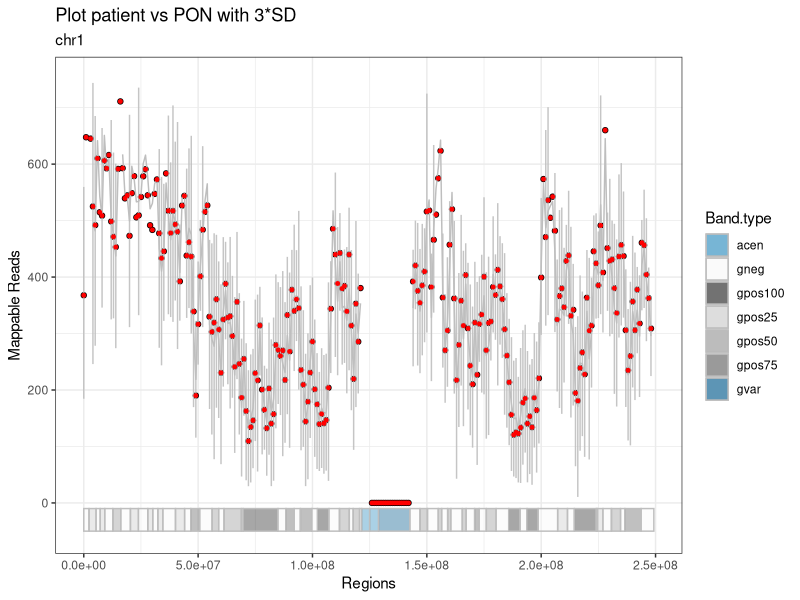
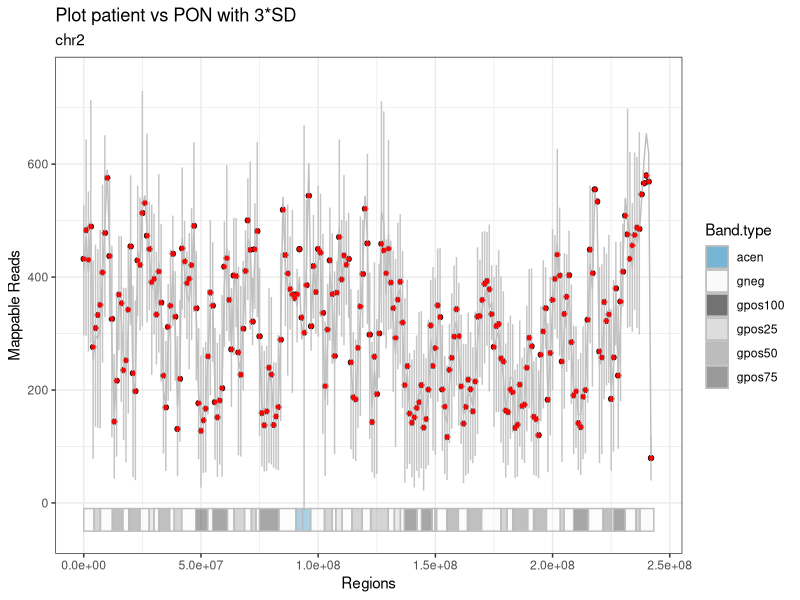
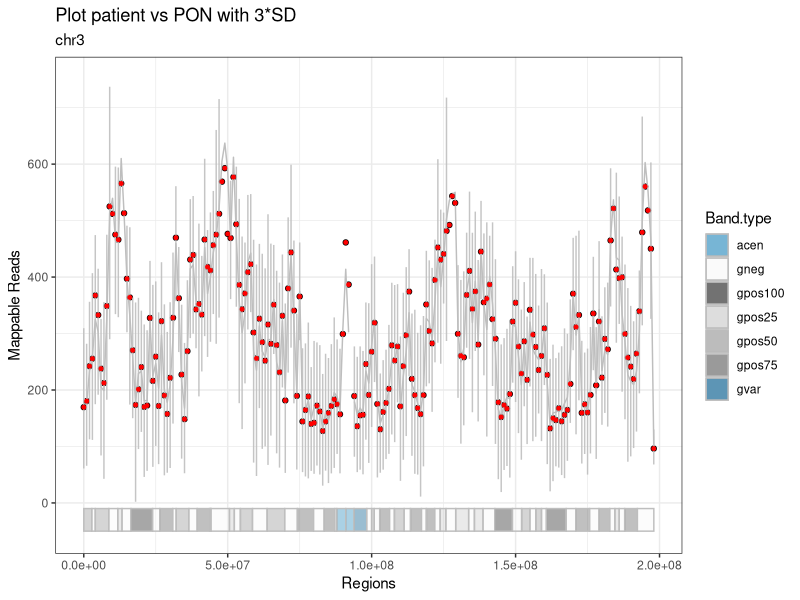
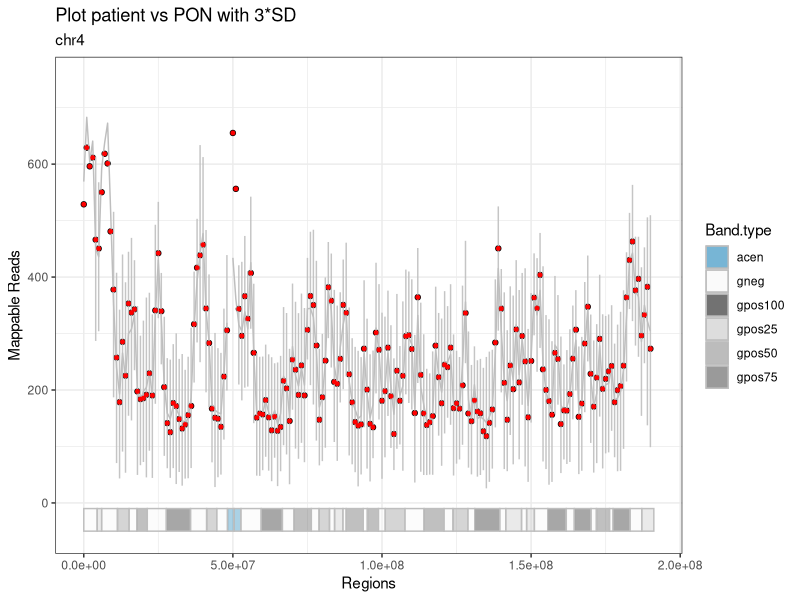
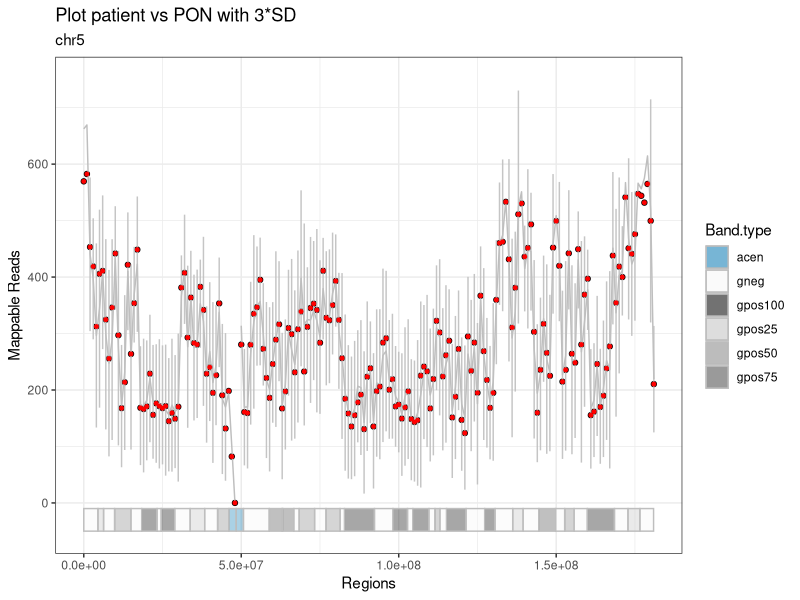
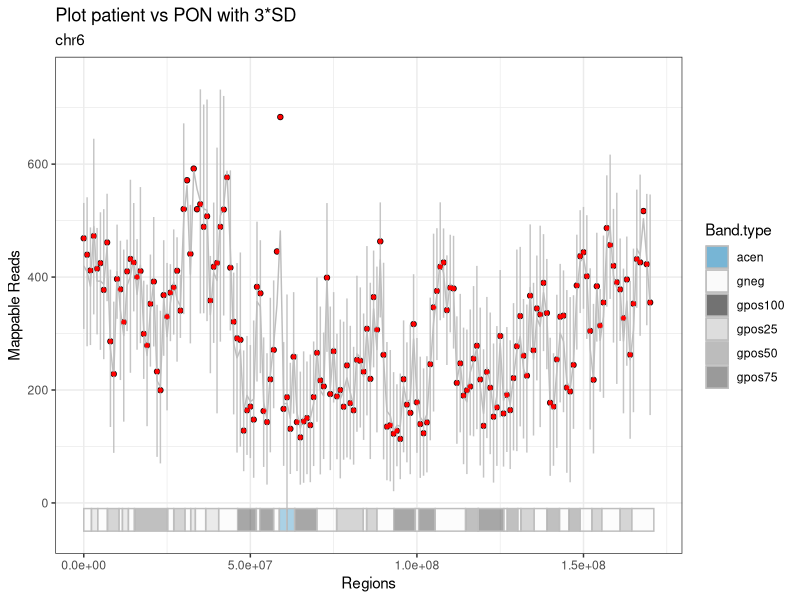
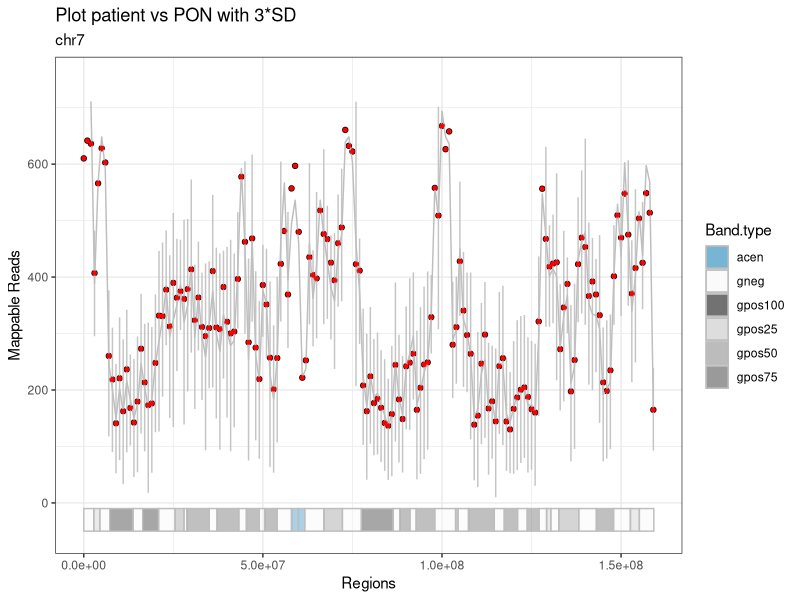
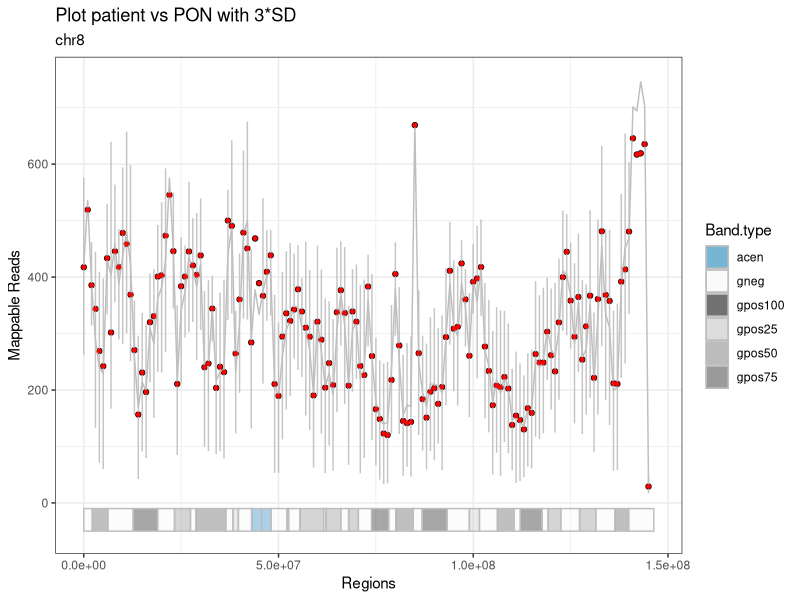

Write the R code that produced these figures, in order.
## ---- chunk 1
knitr::opts_knit$set(root.dir = "/media/vera/big_data/coriandR/output/15992MLL/")
knitr::opts_chunk$set(warning = FALSE, message = FALSE) 
## ---- chunk 2
patient.data = read.table("patient.data.tsv", stringsAsFactors = F)
patient_name = patient.data[1, 2]
gender = as.character(patient.data[2, 2])
paste0("Patient ", patient_name)
## ---- chunk 3

# librarys
library(ggplot2)
library(knitr)


###################################################################################################
# VORBEREITEN
###################################################################################################

# SCHRITT 1
# Daten einlesen: Patient, PON, Giemsa-Bands, alle Gene und eine Auswahl der relevanten.

patient = read.table("patient.fc.tsv", header=TRUE, row.names = 1, stringsAsFactors = F) 
bin_data = read.table("pon.tsv", header=TRUE, row.names = 1, stringsAsFactors = F)
bin_data$Start = as.integer(bin_data$Start)
bin_data$End = as.integer(bin_data$End)
# pon wurde bereits erzuegt, normalisiert und mit den statistischenwerten versehen!

cytobands = read.table("../../tables/cytobands.tsv", header=TRUE, row.names = 1, stringsAsFactors = F)
# die farben sind bereits enthalten!
cancer_genes = read.table("../../tables/cancer.driver.genes_unique.and.goi.aml.csv", header=TRUE, sep = "\t",
                          stringsAsFactors = F)
all_genes = read.table("../../tables/all_genes.tsv", header=TRUE, row.names = 1, stringsAsFactors = F)
all_genes$start = as.integer(all_genes$start)
all_genes$end = as.integer(all_genes$end)

## ---- chunk 4
stats = read.table("mapping.stats.tsv", stringsAsFactors = F)
stats[nrow(stats) +1, ] = list(as.character("unique_mapped_reads"), sum(patient[ , 6]))
stats[nrow(stats) +1, ] = list(as.character("patient ID"), patient_name)
stats[nrow(stats) +1, ] = list(as.character("gender"), gender)

library(knitr)
kable(stats, digits = 0, col.names = NULL, align = "l")
## ---- chunk 5

# SCHRITT 2
# PON an das Geschlecht des Patienten anpassen
pon.gender.adjust = function(pon, gender) {
  if (gender == "M") {
    chrn = "chrX"
    pon.copy = pon[pon$Chr == "chrX_M", ]
    pon.copy$Chr = chrn
    pon = rbind(pon, pon.copy)
    
    chrn = "chrY"
    pon.copy = pon[pon$Chr == "chrY_M", ]
    pon.copy$Chr = chrn
    pon = rbind(pon, pon.copy)
    
    pon = pon[!(pon$Chr == "chrX_F" | pon$Chr == "chrY_F" | pon$Chr == "chrX_M" | pon$Chr == "chrY_M"), ]
  }
  
  else {
    chrn = "chrX"
    pon.copy = pon[pon$Chr == "chrX_F", ]
    pon.copy$Chr = chrn
    pon = rbind(pon, pon.copy)
    
    chrn = "chrY"
    pon.copy = pon[pon$Chr == "chrY_F", ]
    pon.copy$Chr = chrn
    pon = rbind(pon, pon.copy)
    
    pon = pon[!(pon$Chr == "chrX_F" | pon$Chr == "chrY_F" | pon$Chr == "chrX_M" | pon$Chr == "chrY_M"), ]
  }
}


# SCHRITT 3
# Die Patientendaten normalisieren
patient_normalization = function(patient, column_number) {
  # TODO: auf Median normalisieren
  # patient = tabelle der patienten
  # column_number = nummer der spalte mit deb patienten-bins
  # (bei einem patienten -> 6) 
  patient_norm <- patient[ , 1:5]
  patient_norm$pat_bins <- patient[ , column_number] / sum(patient[ , column_number]) * (patient[1, 3] - patient[1, 2] + 1)
  # eine neue tabelle mit den allgemeinen daten und den normalisierten patienten-bins
  # normalisierung basiert auf der automatischen erkennung der bin-laenge (differenz end und start der 1. bin)
  # ist also dynamisch
  return(patient_norm)
}

# SCHRITT 4
# Den Patienten als eine neue Spalte zu der PON-Tabelle hinzufügen
unite.data = function(pon, patient) {
  pon$patient = patient$pat_bins
  return(pon)
}

###################################################################################################
# RECHNEN
###################################################################################################

# SCHRITT 5
#Del/amp Bins detektieren
aberration.bins.identifier = function(bin_data, sd_factor) {
  bin_data$aberration = with(bin_data, factor(ifelse(patient < mean - sd_factor * sd, 'del', ifelse(patient > mean + sd_factor * sd, 'add', 'normal')), levels = c('normal', 'add', 'del')))
  return(bin_data)
}


# SCHRITT 6
# Abweichende Bins werden zu ganzen Regionen mit einer gemeinsamen Richtung
# (amplifiziert oder deletiert) zusammengefasst
# und in eine Tabelle hereingeschrieben
region_bring_together = function(bin_data, sd_factor) {
  # die funktion schaut alle chromosome (inkl. geschlechterchr) nach den over/under regionen durch
  # und gibt diese mit den start-/endpunkten in einer tabelle wieder
  regions = data.frame(Chr=character(), Start=integer(), End=integer(), Start.i=integer(), 
                        End.i=integer(), Direction=integer(), stringsAsFactors = F)
  last_chr = 'NULL'
  last_direction = 0 # 0 for normal, -1 for del, +1 for amp
  region_start = 0
  for (i in 1:nrow(bin_data)) {
    if(bin_data$Chr[i] != last_chr) {
      if(last_chr != 'NULL' & last_direction != 0) {
        regions[nrow(regions) + 1, ] = list(as.character(last_chr), bin_data$Start[region_start], 
                                            bin_data$End[i-1], region_start, i, last_direction)
        #eine region wird zugemacht, falls am ende eines chromosoms eine region noch offen war
      }
      last_direction = 0
      region_start = 0
      last_chr = bin_data$Chr[i]
    }

    direction = 0
    if(!is.na(bin_data$patient[i]) & (bin_data$patient[i] < bin_data$mean[i] - sd_factor * bin_data$sd[i])) {
      direction = -1
    } else if(!is.na(bin_data$patient[i]) & (bin_data$patient[i] > 
                                             bin_data$mean[i] + sd_factor * bin_data$sd[i])) {
      direction = +1
    }
    if (direction == last_direction) {
      next()
    }
    if (direction > last_direction) {
      if (last_direction == 0) {
        region_start = i
        # neue del oder amp region wird aufgemacht
      }
      else if (last_direction == -1) {
        regions[nrow(regions) + 1, ] = list(as.character(bin_data$Chr[i]), bin_data$Start[region_start], 
                                            bin_data$End[i-1], region_start, i-1, last_direction)
        # alte del region wird zugemacht
        if (direction == 1) {
          region_start = i
          # neue amp region wird aufgemacht
        }
      }
    } 
    else if (direction < last_direction) {
      if (last_direction == 0) {
        region_start = i
        # neue del region wird aufgemacht
      }
      else if (last_direction == 1) {
        regions[nrow(regions) + 1, ] = list(as.character(bin_data$Chr[i]), bin_data$Start[region_start], 
                                            bin_data$End[i-1], region_start, i-1, last_direction)
        # alte amp region wird zugemacht
        if (direction == -1) {
          region_start = i
          # neue del region wird aufgemacht
        }
      }
    }
    last_direction = direction
  }
  if(last_direction != 0) {
    regions[nrow(regions) + 1, ] = list(as.character(bin_data$Chr[i]), bin_data$Start[region_start], 
                                        bin_data$End[i-1], region_start, i, last_direction)
    #eine region wird zugemacht, falls bei dem allerletzten chromosom eine region noch offen war
  }
  return(regions)
}

###################################################################################################
# REPORTEN
###################################################################################################

# SCHRITT 7
# Die Regionen werden zu größeren Regionen zusammengefasst, deren Werte gegen die
# Werte des PONs an der gleichen Stelle geprüft werden
# Momentan noch 3*SD-Statistik.
region_merge = function(bin_data, regions, sd_factor) {
  regions_merged = data.frame(Chr=character(), Start=integer(), End=integer(), Start.i=integer(), 
                               End.i=integer(), Direction=factor(levels=c('add', 'del')),
                               stringsAsFactors = F)
  
  if(nrow(regions) < 1) return(regions_merged)
  
  regions_merged[1,] = list(as.character(regions$Chr[1]), 
                            regions$Start[1], 
                            regions$End[1],
                            regions$Start.i[1],
                            regions$End.i[1],
                            ifelse(regions$Direction[1]==1, 'add', 'del'))
  m = 1 #der zaehler in der tabelle "regions_merged"
  mean_region = 0
  mean_pon = 0
  sd_pon = 0
  
  for (r in 2:nrow(regions)) {
    if (regions_merged$Chr[m] != regions$Chr[r] | regions_merged$Direction[m] != regions$Direction[r]) {
      # mergen nur, wenn auf dem selben chr.
      regions_merged[nrow(regions_merged) + 1, ] = list(Chr=as.character(regions$Chr[r]), 
                                                        Start=regions$Start[r], 
                                                        End=regions$End[r],
                                                        Start.i=regions$Start.i[r],
                                                        End.i=regions$End.i[r],
                                                        Direction=ifelse(regions$Direction[r]==1, 'add', 'del'))
      # die region auf einem neuen chr oder mit einer anderen richtung zu der neuen tabelle hinzufuegen
      m = nrow(regions_merged)
      # das ist die region, von der aus betrachtet wird
      next
    }
    bin_start = regions_merged$Start.i[m]
    bin_end = regions$End.i[r]
    
    mean_region = mean(c(bin_data$patient[bin_start]:bin_data$patient[bin_end]), na.rm = TRUE)
    mean_pon = mean(c(bin_data$mean[bin_start:bin_end]), na.rm = TRUE)
    #die mittelwerte der betroffenen bins inkl. "normale" chr.abschnitte bei dem patienten und pon
    sd_pon <- mean(bin_data$sd[bin_start:bin_end])
    
    if (mean_region > mean_pon + sd_factor*sd_pon | mean_region < mean_pon - sd_factor*sd_pon) {
      # wenn die mittelwerte der betroffenen bins immer noch signifikant hoch/runter sind -> mergen
      regions_merged[m, ] = list(as.character(regions$Chr[r]), 
                                 regions_merged$Start[m], 
                                 regions$End[r],
                                 bin_start,
                                 bin_end,
                                 ifelse(regions$Direction[r]==1, 'add', 'del'))
    } 
    else {
      regions_merged[nrow(regions_merged) + 1, ] = list(Chr=as.character(regions$Chr[r]), 
                                                        Start=regions$Start[r], 
                                                        End=regions$End[r],
                                                        Start.i=regions$Start.i[r],
                                                        End.i=regions$End.i[r],
                                                        Direction=ifelse(regions$Direction[r]==1, 'add', 'del'))
    }
    m <- nrow(regions_merged)
  }
  return(regions_merged)
}


# SCHRITT 8
# Hier werden abweichende Banden aus den Bins detektiert
# Herausforderungen dabei ist, dass die Bins und die Bands in verschiedenen Schritten laufen,
# so kann eine Bande 100.000 Schritte haben
bins2bands = function(bin_data, cytobands, sd_factor) {
  last_chr = 'NULL'
  direction = 0 # die richtung der abweichenden bande (over, under)
  
  bands = data.frame(Chr=character(), Name=character(), Start=integer(), End=integer(),
                     Sum.pat=integer(),
                     Sum.pon=integer(), Direction=integer(),
                     stringsAsFactors = F)
  
  for (c in 1:nrow(cytobands)) {
    # Selektieren der Zeilen mit benötigten Eigenschften
    # hier gibt es mehrere faelle, da die schritte der bind und banden nicht gleich sind
    # und mehrere bins in einer bande sein koennen
    # bzw. auch  kleine bands in einer bin
    
    # die bedingung, dass die chromosome der banden und das patienten
    # gleich sind, muss immer erfuellt sein
    
    sel = as.character(bin_data$Chr) == as.character(cytobands$Chr[c]) &
      # fall 1: die bin ist kleiner als die band
      ((bin_data$Start >= cytobands$Start[c] & bin_data$End <= cytobands$End[c]) |
         # fall 2: die bin ist zwischen 2 bands, liegt aber eher in der betrachteten bin,
         # weil das ende von der bin naeher zum ende der band liegt, als der
         # anfang zum anfang der naechsten
         # die 2. bedingung wurde eingebaut, um zu verhindern, dass die bins vor der aktuellen
         # band mitselektiert werden
         ((bin_data$Start < cytobands$End[c]) &
            (bin_data$End > cytobands$Start[c]) &
            ((cytobands$End[c] - bin_data$Start) >= (bin_data$End - cytobands$End[c]))) |
         # fall 3: die bin ist zwischen 2 bands, liegt aber eher in der
         # betrachteten bin
         # weil der anfang von der bin naeher zum anfang der band liegt, als das ende
         ((bin_data$Start < cytobands$Start[c]) &
            ((bin_data$End - cytobands$Start[c]) > (cytobands$Start[c] - bin_data$Start))))
    # fall 4: die band ist kleiner als die bin,
    # dann greift die bedingung 2 oder 3, je nach werten
    
    band.pat = bin_data[sel, "patient"]
    band.pon = colSums((bin_data[sel, grep(".bam", colnames(bin_data))]), na.rm = TRUE)
    sum_pat = sum(band.pat, na.rm = TRUE)
    # summe der werte der bins in dieser band fuer den patienten
    sum_pon = mean(band.pon, na.rm = TRUE)
    # mittelwert der summe der bins in dem pon
    sd_bands = sd(band.pon, na.rm = TRUE)
    # standartabweichung fur die bins in der band
    if (sum_pat > sum_pon + sd_factor*sd_bands) {
      direction = +1 # die bande ist amp
    }
    else if (sum_pat < sum_pon - sd_factor*sd_bands) {
      direction = -1 # die bande ist del
    }
    
    bands[nrow(bands) + 1, ] = list(as.character(cytobands$Chr[c]),
                                    as.character(cytobands$Name[c]),
                                    cytobands$Start[c],
                                    cytobands$End[c],
                                    sum_pat,
                                    sum_pon,
                                    direction)
    direction = 0
  }
  return(bands)
}


# SCHRITT 9
# Hier werden Banden zusammengefasst und fuer den Report vorbereitet
karyotype = function(bands) {
  suspected_bands = bands[bands$Direction != 0, ]
  
  # bands mergen, wie bei den regions, nur ohne statistische validierung
  suspected_bands$last_Name = suspected_bands$Name
  karyotype_to_report = suspected_bands[1, ]
  
  karyotype_to_report$Aberration = NA
  if(nrow(suspected_bands) < 1) return(karyotype_to_report)
  
  k = 1
  # der zaehler in der tabelle karyotype_to_report
  for (s in 2:nrow(suspected_bands)) {
    if (karyotype_to_report$Chr[k] == suspected_bands$Chr[s] &
        karyotype_to_report$Direction[k] == suspected_bands$Direction[s] &
        karyotype_to_report$End[k] == suspected_bands$Start[s]) {
      karyotype_to_report$last_Name[k] = suspected_bands$Name[s]
      karyotype_to_report$End[k] = suspected_bands$End[s]
      next
    }
    else {
      karyotype_to_report[nrow(karyotype_to_report) +1, ] = suspected_bands[s, ]
      # die bande auf einem neuen chr oder mit einer anderen richtung hinzufuegen
      k = nrow(karyotype_to_report)
      # das ist jetzt die bande, von der aus betrachtet wird
    }
  }
  
  for (a in 1:nrow(karyotype_to_report)) {
    karyotype_to_report[a, "Aberration"] = as.character(paste0(karyotype_to_report$Direction[a], "(",
                                                               suspected_bands$Chr[a], ")(",
                                                               suspected_bands$Name[a],
                                                               suspected_bands$last_Name[a], ")"))
  }
  
  karyotype_to_report$Aberration = as.character(paste0(ifelse(karyotype_to_report$Direction == 1, "add", "del"), "(",
                                                       karyotype_to_report$Chr, ")(",
                                                       karyotype_to_report$Name,
                                                       karyotype_to_report$last_Name, ")"))
  return(karyotype_to_report)
}


# SCHRITT 10
# Die Gene, die in den abweichenden Banden liegen, werden detektiert
# und an eine Tabelle übergeben
genes_finder = function(bin_data, all_genes, cancer_genes, sd_factor) {
  suspected_bins <- data.frame(Chr=character(), Start=integer(), End=integer(), Bin=integer(),
                               Aberration=character(), stringsAsFactors = F)
  # Hier werden alle Bins gespeichert, die von pon_mean +/- 3*SD abweichen
  g=0
  for (g in 1:nrow(bin_data)) {
    if (!is.na(bin_data$patient[g]) &
        (bin_data$patient[g] < (bin_data$mean[g] - sd_factor * bin_data$sd[g]))) {
      suspected_bins[nrow(suspected_bins) + 1, ] = list(as.character(bin_data$Chr[g]), 
                                                        bin_data$Start[g], 
                                                        bin_data$End[g],
                                                        bin_data$patient[g],
                                                        as.character("del"))
    }
    
    else if (!is.na(bin_data$patient[g]) &
             (bin_data$patient[g] > (bin_data$mean[g] + sd_factor * bin_data$sd[g]))) {
      suspected_bins[nrow(suspected_bins) + 1, ] = list(as.character(bin_data$Chr[g]), 
                                                        bin_data$Start[g], 
                                                        bin_data$End[g],
                                                        bin_data$patient[g],
                                                        as.character("amp"))
    }
  }

  special_genes = all_genes[all_genes$symbol %in% cancer_genes$genes,]
  special_genes$aberration = 'norm'
  special_genes$found = 0
  
  for(i in 1:nrow(special_genes)) {
    bins = suspected_bins[suspected_bins$Chr == special_genes$chr[i] & (suspected_bins$Start <= special_genes$start[i] & special_genes$start[i] <= suspected_bins$End |
                                                                          suspected_bins$Start <= special_genes$end[i] & special_genes$end[i] <= suspected_bins$End),]
    if(nrow(bins) == 0) {next}
    special_genes$found[i] = 1
    if(all(bins$Aberration == 'amp')) {special_genes$aberration[i] = 'amp'}
    if(all(bins$Aberration == 'del')) {special_genes$aberration[i] = 'del'}
  }

  reported_genes = special_genes[special_genes$found == 1 & (special_genes$aberration == "amp" | special_genes$aberration == "del"), ]

  return(reported_genes)
}


# SCHRITT 11
# Diese Funktion soll die Plots generieren. Bestandteile des Plots zur Zeit sind:
# 1) Punkte aus den gemappten Patientendaten
# 2) Eine Linie fuer die PON-Daten
# 3) Errorbar fuer 3*SD der PON-Daten an dieser Stelle
# 4) Del/amp Regionen
# 5) Ein Ideogram zur besseren raemlichen Orientierung fuer die Kliniker


plot_bins_regions_ideogram <- function(bin_data, cytobands, region_merged,
                                       chrn, sd_factor) {

  x <- bin_data[bin_data$Chr == chrn, "Start"]
  y <- bin_data[bin_data$Chr == chrn, "patient"]
  plot_patient <- qplot(x, y, ylim=c(-50, 750)) +
                  geom_line(aes(x = bin_data[bin_data$Chr == chrn, "Start"],
                                y = bin_data[bin_data$Chr == chrn, "mean"]),
                                color = "gray", linetype = "solid") +
                  geom_errorbar(aes(x = bin_data[bin_data$Chr == chrn, "Start"],
                                    ymin = bin_data[bin_data$Chr == chrn, "mean"] - 
                                    sd_factor * bin_data[bin_data$Chr == chrn, "sd"], 
                                    ymax = bin_data[bin_data$Chr == chrn, "mean"] + 
                                    sd_factor * bin_data[bin_data$Chr == chrn, "sd"]),
                                width=0.1, color = "gray", alpha = 0.9, na.rm = TRUE) +
    # na.rm = TRUE bedeutet, dass die fehlenden Werte keine fehlermeldungen mehr verursachen
    
                  geom_point(aes(x = x, y = bin_data[bin_data$Chr == chrn, "patient"]),
                                 shape = 19, color = "red", size = 1) +
    #das eigentliche ideogram
                  geom_rect(data = cytobands[cytobands$Chr == chrn, ],
                    aes(NULL, NULL, xmin = Start, xmax = End, fill = Band.type),
                        ymin = -50, ymax = -10, color = "gray", size = 0.5, alpha = 0.4) +
                  scale_fill_manual(values=c("acen" = "#2b8cbe", "gneg" = "#f7f7f7", "gpos100" = "#252525",
                                             "gpos25" = "#cccccc", "gpos50" = "#969696",
                                             "gpos75" = "#636363", "gvar" = "#045a8d", "stalk" = "#be8c2b",
                                              "add" = "blue", "del" = "red")) +
    
    # die regione einzeichnen
                  geom_rect(data = region_merged[region_merged$Chr == chrn,],
                            aes(NULL, NULL, xmin = Start, xmax = End, fill = Direction),
                                #ymin = median(patient[patient$Chr == chrn, 6]),
                                #ymax = median(pon[pon$Chr == chrn, "mean"]),
                                ymin = 250,
                                ymax = 500,
                                color = "gray", size = 0.5, alpha = 0.4) +
    
                  theme_bw() +
                  labs(title = "Plot patient vs PON with 3*SD", subtitle = chrn,
                  x = "Regions", y = "Mappable Reads")
  print(plot_patient)
  return(plot_patient)
}


# SCHRITT 12
# Eine Schleife, um die Plots für alle Chromosomen zu erstellen
# und diese in einem neuen Ordner zu speichern
create.plots <- function(path.output, patient_name, bin_data, cytobands, region_merged, sd_factor) {
  
  setwd(path.output)
  dir.create(paste0("Patient.", patient_name))
  setwd(paste0("Patient.", patient_name))
  
  chrn= "chr0"
  for (chrn in unique(bin_data$Chr)) {
    plot_patient = plot_bins_regions_ideogram(bin_data, cytobands, region_merged,
                                              chrn, sd_factor)
    ggsave(filename = paste0("Plot.", chrn, ".png"))
  }
}


# SCHRITT 15
# Plot Uebersicht ueber alle Chromosomen nebeneinander
# Die Bins als Punkte, keine PON-Daten
# Patienten-Daten normalisiert auf 0
# Die Y-Achse geht von 1 bis -1
# Die amp/del Bins weichen nach obenm oder unten ab, sind farblich markiert
# Duenne graue Linien am Ende jedes Chromosoms
# Die X-Achse als die Koordinaten im ganzen Genom
# Unterhalb der X-Achse die Chromosomen-Nummern
# Eine Amplifikation hat mehr Gen-Kopien als Gain, diese Aufteilung (siehe Fig. 1 im iCHORcna Paper)
# sollte auch von uns beibehalten werden.
plot_genome_wide_cnv = function(bin_data) {
  # eine Tabelle mit den globalen Koordinaten fuer alle Chromosomen
  coordinates_genome_wide <- data.frame(Chr=character(), Start=integer(), End=integer(), Offset=integer(),
                                        stringsAsFactors = F)
  for (w in unique(bin_data$Chr)) {
    coordinates_genome_wide[nrow(coordinates_genome_wide) + 1, ] = list(as.character(w),
                                                                        0,
                                                                        0,
                                                                        0)
  }

  # die Koordinaten fuer die Enden setzen
  coordinates_genome_wide[ , "End"] = sapply(coordinates_genome_wide$Chr, function (c) max(bin_data[bin_data$Chr == c, "End"]))
  # die versetzten Koordinaten setzen - so entstehen globale Koordinaten
  # coordinates_genome_wide[ , 4] = cumsum(1:(nrow(coordinates_genome_wide)-1))
  coordinates_genome_wide[ , "Offset"] = cumsum(as.numeric(coordinates_genome_wide[ , "End"]))
  coordinates_genome_wide[ , "Offset"] = c(0, coordinates_genome_wide[(1:nrow(coordinates_genome_wide)-1), "Offset"])
  coordinates_genome_wide[ , "global_End"] = cumsum(as.numeric(coordinates_genome_wide[ , "End"]))
  
  for (z in 1:nrow(coordinates_genome_wide)) {
    coordinates_genome_wide[z, "median"] = (coordinates_genome_wide[z, "Offset"] + coordinates_genome_wide[z, "global_End"])/2
  }
  
  bin_data$Offset = sapply(bin_data$Chr, function(c) coordinates_genome_wide$Offset[coordinates_genome_wide$Chr == c])
  bin_data$global_Start = bin_data$Start+bin_data$Offset
  # die koordinaten fuer die bins sind damit festgelegt, die vorbereitung ist abgeschlossen

  # plotten!
  bin_data$pat_norm <- (bin_data[ , "patient"]/ median(bin_data[ , "patient"]))*2
  plot_all_chromosomes <- qplot(global_Start, pat_norm, 
                                data = bin_data[bin_data$aberration == "normal", ], ylim=c(0, 5)) +
    geom_point(data = bin_data[bin_data$aberration == "add", ], 
               aes(x = bin_data[bin_data$aberration == "add", "global_Start"], 
                   y = bin_data[bin_data$aberration == "add", "pat_norm"], color = "blue")) +
    geom_point(data = bin_data[bin_data$aberration == "del", ], 
               aes(x = bin_data[bin_data$aberration == "del", "global_Start"], 
                   y = bin_data[bin_data$aberration == "del", "pat_norm"], color = "orange")) +
    geom_rect(data = coordinates_genome_wide,
              aes(NULL, NULL, xmin = Offset, xmax = global_End,
                  ymin = 0,
                  ymax = 5),
              color = "white", size = 0.5, alpha = 0.1) +
    geom_text(data = coordinates_genome_wide,
              aes(x = median, y = c(4.8, 4.5, 4.2, 4.8, 4.5, 4.2, 4.8, 4.5, 4.2, 4.8, 4.5, 4.2, 4.8, 4.5, 4.2, 4.8, 4.5, 4.2, 4.8, 4.5, 4.2, 4.8, 4.5, 4.2) , label = Chr), size = 3) +
    theme_bw() +
    theme(panel.grid.minor=element_blank(), axis.text.x = element_blank(), legend.position="none") +
    scale_x_discrete(breaks = coordinates_genome_wide[ , "Offset"],
                     labels = coordinates_genome_wide[ , "Chr"]) +
    labs(title = "Plot all chromosomes", x = "Chromosomes", y = "Reads")
  return(plot_all_chromosomes)
}
## ---- chunk 6
bin_data = pon.gender.adjust(bin_data, gender)
patient = patient_normalization(patient, 6)
bin_data = unite.data(bin_data, patient)
sd_factor = 3
bin_data = aberration.bins.identifier(bin_data, sd_factor)

regions = region_bring_together(bin_data, sd_factor)
region_merged = region_merge(bin_data, regions, sd_factor)

bands = bins2bands(bin_data, cytobands, sd_factor)
karyotype_to_report = karyotype(bands)

reported_genes = genes_finder(bin_data, all_genes, cancer_genes, sd_factor)

# create.plots(path.output, patient_name, bin_data, cytobands, region_merged, sd_factor)
plot_all_chromosomes = plot_genome_wide_cnv(bin_data)
## ---- chunk 7
kable(karyotype_to_report$Aberration, col.names = NULL, align = "l", "html")

## ---- chunk 8
kable(reported_genes[ , 1:6], align = "l")
## ---- chunk 9
#plot_all_chromosomes
## ---- chunk 10

chrn= "chr0"
  for (chrn in unique(patient$Chr)) {
    plot_patient = plot_bins_regions_ideogram(bin_data, cytobands, region_merged,
                                              chrn, sd_factor)
  }
